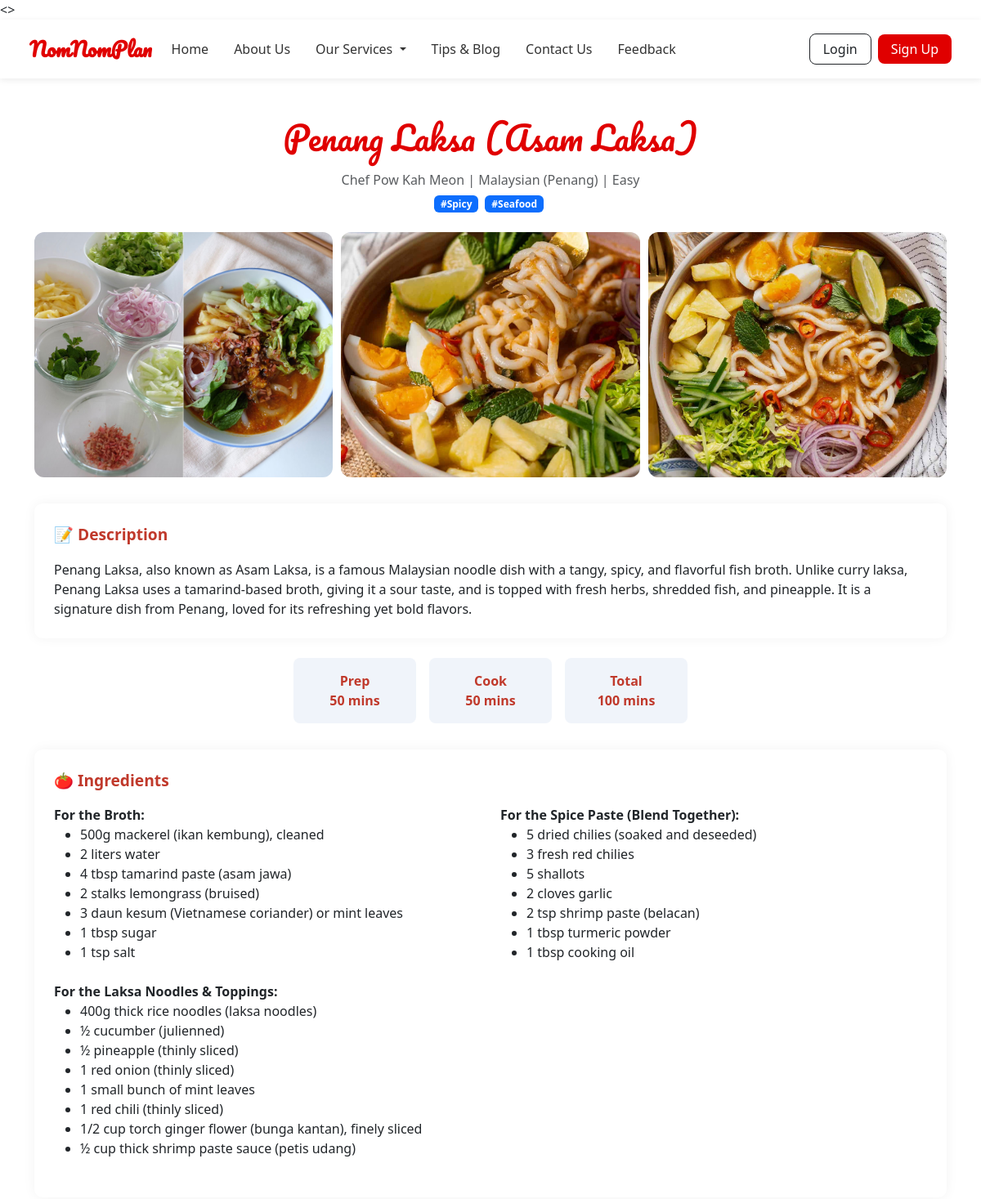
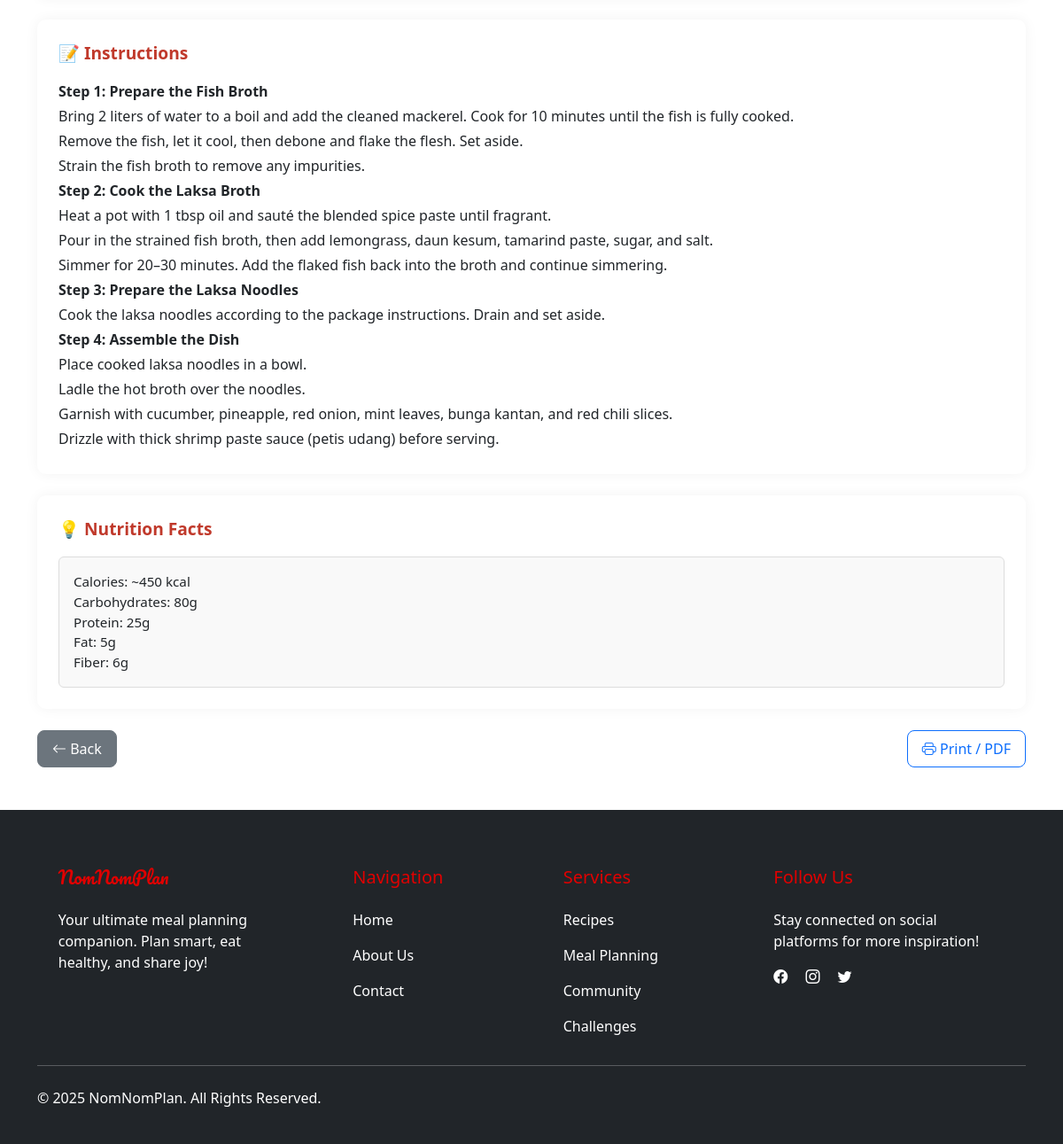
/competition-module/view.php?id=3, run on the app's committed database (2 pictures, top to bottom).
### tables this page shows
CREATE TABLE `recipes` (
  `id` int(11) NOT NULL,
  `title` varchar(255) NOT NULL,
  `description` text DEFAULT NULL,
  `ingredients` longtext DEFAULT NULL,
  `steps` longtext DEFAULT NULL,
  `cuisine` varchar(100) DEFAULT NULL,
  `prep_time` int(11) DEFAULT NULL,
  `cook_time` int(11) DEFAULT NULL,
  `total_time` int(11) DEFAULT NULL,
  `difficulty` enum('easy','medium','hard') DEFAULT NULL,
  `nutrition` longtext DEFAULT NULL,
  `status` enum('draft','pending','approved','rejected') DEFAULT 'pending',
  `is_public` tinyint(1) DEFAULT 1,
  `view_count` int(11) DEFAULT 0,
  `created_by` int(11) DEFAULT NULL,
  `created_at` timestamp NOT NULL DEFAULT current_timestamp(),
  `updated_at` timestamp NOT NULL DEFAULT current_timestamp() ON UPDATE current_timestamp(),
  `admin_note` text DEFAULT NULL,
  `image_url` varchar(255) DEFAULT NULL,
  `instructions` text DEFAULT NULL
);

CREATE TABLE `users` (
  `id` int(11) NOT NULL,
  `name` varchar(100) NOT NULL,
  `email` varchar(100) NOT NULL,
  `avatar_url` varchar(255) DEFAULT NULL,
  `password` varchar(255) NOT NULL,
  `role` enum('user','admin') DEFAULT 'user',
  `created_at` timestamp NOT NULL DEFAULT current_timestamp(),
  `status` enum('active','pending','inactive') DEFAULT 'pending'
);

### competition-module/view.php (the view, shortened to what this page needs)
<?php
require_once '../includes/db.php';
$recipe_id = (int) $_GET['id'];
$query = $conn->prepare("SELECT recipes.*, users.name AS username FROM recipes LEFT JOIN users ON recipes.created_by = users.id WHERE recipes.id = ?");
$query->bind_param("i", $recipe_id);
$query->execute();
$result = $query->get_result();
$recipe = $result->fetch_assoc();
$tagStmt = $conn->prepare("SELECT tags.name FROM tags JOIN recipe_tags ON tags.id = recipe_tags.tag_id WHERE recipe_tags.recipe_id = ?");
$tagStmt->bind_param("i", $recipe_id);
$tagStmt->execute();
$tagResult = $tagStmt->get_result();
$tags = [];
while ($row = $tagResult->fetch_assoc()) {
    $tags[] = $row['name'];
}
$imageStmt = $conn->prepare("SELECT image_url FROM recipe_images WHERE recipe_id = ?");
$imageStmt->bind_param("i", $recipe_id);
$imageStmt->execute();
$imageResult = $imageStmt->get_result();
$images = [];
while ($img = $imageResult->fetch_assoc()) {
    $images[] = $img['image_url'];
}
function displayIngredientsInTwoColumns($input) {
    $decoded = json_decode($input, true);
    if (json_last_error() === JSON_ERROR_NONE && is_array($decoded)) {
        $sections = [];
        $current = [];
        foreach ($decoded as $line) {
            if (preg_match('/^[A-Z][^:]*:$/', $line)) {
                if (!empty($current)) {
                    $sections[] = $current;
                }
                $current = [$line];
            } else {
                $current[] = $line;
            }
        }
        if (!empty($current)) {
            $sections[] = $current;
        }
        echo '<div class="row">';
        foreach ($sections as $col) {
            echo '<div class="col-md-6 mb-3">';
            foreach ($col as $index => $item) {
                $escaped = htmlspecialchars($item);
                if ($index === 0 && preg_match('/^[A-Z][^:]*:$/', $item)) {
                    echo '<strong>' . $escaped . '</strong><ul class="mb-2">';
                } elseif ($index === count($col) - 1) {
                    echo '<li>' . $escaped . '</li></ul>';
                } else {
                    echo '<li>' . $escaped . '</li>';
                }
            }
            echo '</div>';
        }
        echo '</div>';
    } else {
        echo '<pre class="mb-0">' . nl2br(htmlspecialchars($input)) . '</pre>';
    }
}
function displayTextList($input) {
    $decoded = json_decode($input, true);
    if (json_last_error() === JSON_ERROR_NONE && is_array($decoded)) {
        foreach ($decoded as $line) {
            $escaped = htmlspecialchars($line);
            $isSectionHeader = preg_match('/^([A-Z][^:]*:)/', $line);
            echo '<div style="margin-bottom: 4px; white-space: pre-wrap;">' .
                ($isSectionHeader ? "<strong>$escaped</strong>" : $escaped) .
                '</div>';
        }
    } else {
        echo '<pre class="mb-0">' . nl2br(htmlspecialchars($input)) . '</pre>';
    }
}
?>
<!DOCTYPE html>
<html lang="en">
<head>
  <link href="https://cdn.jsdelivr.net/npm/bootstrap@5.3.2/dist/css/bootstrap.min.css" rel="stylesheet">
  <link href="https://cdn.jsdelivr.net/npm/bootstrap-icons@1.10.5/font/bootstrap-icons.css" rel="stylesheet">
</head>
<?php include '../navbar.php'; ?>
<div class="container py-5">
  <h1 class="logo text-center mb-3"><?= htmlspecialchars($recipe['title']) ?></h1>
  <p class="text-center text-muted mb-1">Chef <?= htmlspecialchars($recipe['username']) ?> | <?= ucfirst($recipe['cuisine']) ?> | <?= ucfirst($recipe['difficulty']) ?></p>
  <div class="text-center mb-4">
    <?php foreach ($tags as $tag): ?>
      <span class="badge bg-primary me-1">#<?= htmlspecialchars($tag) ?></span>
    <?php endforeach; ?>
  </div>
  <?php if (!empty($images)): ?>
  <div class="gallery">
    <?php foreach ($images as $img): ?>
      <img src="<?= $img ?>" class="gallery-img" alt="Recipe Image">
    <?php endforeach; ?>
  </div>
  <?php endif; ?>
  <div class="section-box">
    <div class="section-title">📝 Description</div>
    <p class="mb-0"><?= nl2br(htmlspecialchars($recipe['description'])) ?></p>
  </div>
  <div class="time-box-group">
    <div class="time-box">Prep<br><?= $recipe['prep_time'] ?> mins</div>
    <div class="time-box">Cook<br><?= $recipe['cook_time'] ?> mins</div>
    <div class="time-box">Total<br><?= $recipe['total_time'] ?> mins</div>
  </div>
  <div class="section-box">
    <div class="section-title">🍅 Ingredients</div>
    <div class="mb-0">
      <?php displayIngredientsInTwoColumns($recipe['ingredients']); ?>
    </div>
  </div>
  <div class="section-box">
    <div class="section-title">📝 Instructions</div>
    <div class="mb-0">
      <?php displayTextList($recipe['steps']); ?>
    </div>
  </div>
  <?php if (!empty($recipe['nutrition'])): ?>
  <div class="section-box">
    <div class="section-title">💡 Nutrition Facts</div>
    <div class="nutrition-label">
      <div style="white-space: pre-wrap;"><?= htmlspecialchars($recipe['nutrition']) ?></div>
    </div>
  </div>
  <?php endif; ?>
  <div class="d-flex justify-content-between print-hidden">
    <a href="javascript:history.back()" class="btn btn-secondary" style="border-radius: 8px; padding: 8px 16px;">
        <i class="bi bi-arrow-left"></i> Back
    </a>
    <div>
        <button onclick="window.print()" class="btn btn-outline-primary" style="border-radius: 8px; padding: 8px 16px;">
            <i class="bi bi-printer"></i> Print / PDF
        </button>
    </div>
</div>
</div>
<div class="print-hidden">
  <?php include '../includes/footer.php'; ?>
</div>
</body>
</html>

### navbar.php (shortened to what this page needs)
<?php
$basePath = '/meal-planner-app/';
?>
<!DOCTYPE html>
<html lang="en">
<head>
  <link href="https://cdn.jsdelivr.net/npm/bootstrap@5.3.2/dist/css/bootstrap.min.css" rel="stylesheet">
</head>
<body>
<nav class="navbar navbar-expand-lg navbar-light">
  <div class="container-fluid">
    <a class="navbar-brand" href="<?= $basePath ?>home.php">NomNomPlan</a>
    <div class="collapse navbar-collapse" id="navbarContent">
      <ul class="navbar-nav me-auto mb-2 mb-lg-0">
        <li class="nav-item"><a class="nav-link" href="<?= $basePath ?>home.php">Home</a></li>
        <li class="nav-item"><a class="nav-link" href="<?= $basePath ?>aboutus.php">About Us</a></li>
        <li class="nav-item dropdown">
          <a class="nav-link dropdown-toggle" href="#" id="servicesDropdown" role="button" data-bs-toggle="dropdown" aria-expanded="false">
            Our Services
          </a>
        </li>
        <li class="nav-item"><a class="nav-link" href="#">Tips & Blog</a></li>
        <li class="nav-item"><a class="nav-link" href="<?= $basePath ?>contactus.php">Contact Us</a></li>
        <li class="nav-item"><a class="nav-link" href="<?= $basePath ?>feedback.php">Feedback</a></li>
      </ul>
      <div class="d-flex align-items-center">
        <?php if (isset($_SESSION['user_id'])): ?>
          <span class="me-3">Hi, <?= htmlspecialchars($_SESSION['user_name']); ?></span>
          <a href="<?= $basePath ?>logout.php" class="btn btn-outline-dark">Logout</a>
        <?php else: ?>
          <button class="btn btn-outline-dark me-2" data-bs-toggle="modal" data-bs-target="#loginModal">Login</button>
          <button class="btn btn-signup" data-bs-toggle="modal" data-bs-target="#signupModal">Sign Up</button>
        <?php endif; ?>
      </div>
    </div>
  </div>
</nav>
</body>
</html>

### includes/footer.php (shortened to what this page needs)
<footer class="bg-dark text-white pt-5 pb-4">
  <div class="container text-md-left">
    <div class="row text-md-left">
      <div class="col-md-3 col-lg-3 col-xl-3 mx-auto mt-3">
        <h5 class="footer-title mb-4 font-weight-bold" style="color: #e00000; font-family: 'Pacifico', cursive;">NomNomPlan</h5>
        <p class="text-white">Your ultimate meal planning companion. Plan smart, eat healthy, and share joy!</p>
      </div>
      <div class="col-md-2 col-lg-2 col-xl-2 mx-auto mt-3">
        <h5 class="footer-title mb-4 font-weight-bold" style="color: #e00000;">Navigation</h5>
        <p><a href="home.php" class="text-white text-decoration-none">Home</a></p>
        <p><a href="#" class="text-white text-decoration-none">About Us</a></p>
        <p><a href="#" class="text-white text-decoration-none">Contact</a></p>
      </div>
      <div class="col-md-3 col-lg-2 col-xl-2 mx-auto mt-3">
        <h5 class="footer-title mb-4 font-weight-bold" style="color: #e00000;">Services</h5>
        <p><a href="recipe-modules/recipe-management.php" class="text-white text-decoration-none">Recipes</a></p>
        <p><a href="meal-planning-module/meal-plan.php" class="text-white text-decoration-none">Meal Planning</a></p>
        <p><a href="community-module/community.php" class="text-white text-decoration-none">Community</a></p>
        <p><a href="competition-module/competition.php" class="text-white text-decoration-none">Challenges</a></p>
      </div>
      <div class="col-md-4 col-lg-3 col-xl-3 mx-auto mt-3">
        <h5 class="footer-title mb-4 font-weight-bold" style="color: #e00000;">Follow Us</h5>
        <p class="text-white">Stay connected on social platforms for more inspiration!</p>
        <a href="#" class="text-white me-3"><i class="bi bi-facebook"></i></a>
        <a href="#" class="text-white me-3"><i class="bi bi-instagram"></i></a>
        <a href="#" class="text-white me-3"><i class="bi bi-twitter"></i></a>
      </div>
    </div>
    <hr class="mb-4">
    <div class="row align-items-center">
      <div class="col-md-7 col-lg-8">
        <p class="text-white">&copy; 2025 NomNomPlan. All Rights Reserved.</p>
      </div>
    </div>
  </div>
</footer>
<link rel="stylesheet" href="https://cdn.jsdelivr.net/npm/bootstrap-icons@1.10.5/font/bootstrap-icons.css">

### competition-module/view.php (style rules this page uses)
body { background-color: #f9fbfd; font-family: 'Segoe UI', sans-serif; }
.logo { font-family: 'Pacifico', cursive; color: #e00000; }
.time-box-group { display: flex; justify-content: center; gap: 1rem; margin-bottom: 2rem; }
.time-box { background: #f0f4fa; text-align: center; padding: 1rem 2rem; border-radius: 8px; font-weight: 600; color: #c0392b; min-width: 150px; }
.gallery { display: grid; grid-template-columns: repeat(auto-fit, minmax(250px, 1fr)); gap: 10px; margin-bottom: 2rem; }
.gallery-img { width: 100%; height: 300px; object-fit: cover; border-radius: 12px; }
.section-title { font-weight: 600; font-size: 1.2rem; margin-bottom: 1rem; color: #c0392b; }
.section-box { background: #ffffff; padding: 1.5rem; border-radius: 10px; box-shadow: 0 0 15px rgba(0,0,0,0.05); margin-bottom: 1.5rem; }
.nutrition-label { font-size: 0.95rem; background-color: #f9f9f9; border: 1px solid #ddd; padding: 1rem; border-radius: 6px; }

### navbar.php (style rules this page uses)
:root { --primary: #e00000; --secondary: rgb(238, 140, 140); }
.navbar { background-color: #ffffff; box-shadow: 0 2px 8px rgba(0, 0, 0, 0.08); padding: 0.8rem 1.5rem; }
.navbar-brand { font-weight: 700; font-size: 1.5rem; color: #e00000; font-family: 'Pacifico', cursive; }
.nav-link { margin-right: 15px; font-weight: 500; color: #333; }
.btn-signup { background-color: #e00000; color: white; border-radius: 8px; padding: 6px 16px; font-weight: 500; border: none; }
.btn-outline-dark { border-radius: 8px; padding: 6px 16px; font-weight: 500; }

### data on the page
recipes: title "Penang Laksa (Asam Laksa)", created_by.name "Pow Kah Meon", cuisine "Malaysian (Penang)", difficulty "Easy", description "Penang Laksa, also known as Asam Laksa, is a famous Malaysian noodle dish with a tangy, spicy, and flavorful fish broth. Unlike curry laksa, Penang Laksa uses a tamarind-based broth, giving it a sour taste, and is topped with fresh herbs, shredded fish, and pineapple. It is a signature dish from Penang, loved for its refreshing yet bold flavors.", prep_time "50", cook_time "50", total_time "100", steps "Step 1: Prepare the Fish Broth", steps "Bring 2 liters of water to a boil and add the cleaned mackerel. Cook for 10 minutes until the fish is fully cooked.", steps "Remove the fish, let it cool, then debone and flake the flesh. Set aside.", steps "Strain the fish broth to remove any impurities.", steps "Step 2: Cook the Laksa Broth", steps "Heat a pot with 1 tbsp oil and sauté the blended spice paste until fragrant.", steps "Pour in the strained fish broth, then add lemongrass, daun kesum, tamarind paste, sugar, and salt.", steps "Simmer for 20–30 minutes. Add the flaked fish back into the broth and continue simmering.", steps "Step 3: Prepare the Laksa Noodles", steps "Cook the laksa noodles according to the package instructions. Drain and set aside.", steps "Step 4: Assemble the Dish", steps "Place cooked laksa noodles in a bowl.", steps "Ladle the hot broth over the noodles.", steps "Garnish with cucumber, pineapple, red onion, mint leaves, bunga kantan, and red chili slices.", steps "Drizzle with thick shrimp paste sauce (petis udang) before serving.", nutrition "Calories: ~450 kcal Carbohydrates: 80g Protein: 25g Fat: 5g Fiber: 6g"

### other printed values
$tag "Spicy"
$tag "Seafood"
$escaped "For the Broth:"
$escaped "500g mackerel (ikan kembung), cleaned"
$escaped "2 liters water"
$escaped "4 tbsp tamarind paste (asam jawa)"
$escaped "2 stalks lemongrass (bruised)"
$escaped "3 daun kesum (Vietnamese coriander) or mint leaves"
$escaped "1 tbsp sugar"
$escaped "1 tsp salt"
$escaped "For the Spice Paste (Blend Together):"
$escaped "5 dried chilies (soaked and deseeded)"
$escaped "3 fresh red chilies"
$escaped "5 shallots"
$escaped "2 cloves garlic"
